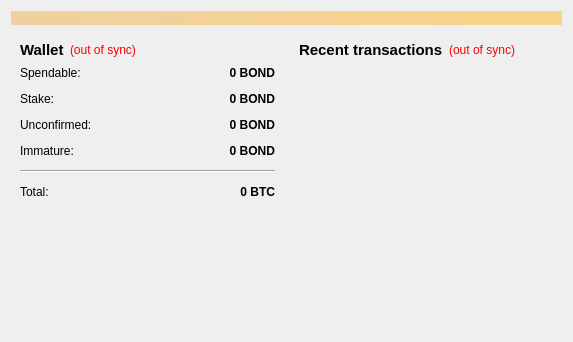
<?xml version="1.0" encoding="UTF-8"?>
<ui version="4.0">
 <class>OverviewPage</class>
 <widget class="QWidget" name="OverviewPage">
  <property name="geometry">
   <rect>
    <x>0</x>
    <y>0</y>
    <width>573</width>
    <height>342</height>
   </rect>
  </property>
  <property name="windowTitle">
   <string>Form</string>
  </property>
  <layout class="QVBoxLayout" name="topLayout">
   <item>
    <widget class="QLabel" name="labelAlerts">
     <property name="visible">
      <bool>false</bool>
     </property>
     <property name="styleSheet">
      <string notr="true">background-color: qlineargradient(x1: 0, y1: 0, x2: 1, y2: 0, stop:0 #F0D0A0, stop:1 #F8D488);  color:#000000
</string>
     </property>
     <property name="wordWrap">
      <bool>true</bool>
     </property>
     <property name="margin">
      <number>3</number>
     </property>
    </widget>
   </item>
   <item>
    <layout class="QHBoxLayout" name="horizontalLayout" stretch="1,1">
     <item>
      <layout class="QVBoxLayout" name="verticalLayout_2">
       <item>
        <widget class="QWidget" name="widget" native="true">
         <layout class="QVBoxLayout" name="verticalLayout_4">
          <item>
           <layout class="QHBoxLayout" name="horizontalLayout_4">
            <item>
             <widget class="QLabel" name="label_5">
              <property name="font">
               <font>
                <pointsize>11</pointsize>
                <weight>75</weight>
                <bold>true</bold>
               </font>
              </property>
              <property name="text">
               <string>Wallet</string>
              </property>
             </widget>
            </item>
            <item>
             <widget class="QLabel" name="labelWalletStatus">
              <property name="toolTip">
               <string>The displayed information may be out of date. Your wallet automatically synchronizes with the Bond network after a connection is established, but this process has not completed yet.</string>
              </property>
              <property name="styleSheet">
               <string notr="true">QLabel { color: red; }</string>
              </property>
              <property name="text">
               <string notr="true">(out of sync)</string>
              </property>
              <property name="alignment">
               <set>Qt::AlignLeading|Qt::AlignLeft|Qt::AlignVCenter</set>
              </property>
             </widget>
            </item>
            <item>
             <spacer name="horizontalSpacer_2">
              <property name="orientation">
               <enum>Qt::Horizontal</enum>
              </property>
              <property name="sizeHint" stdset="0">
               <size>
                <width>40</width>
                <height>20</height>
               </size>
              </property>
             </spacer>
            </item>
           </layout>
          </item>
          <item>
           <layout class="QFormLayout" name="formLayout_2">
            <property name="fieldGrowthPolicy">
             <enum>QFormLayout::AllNonFixedFieldsGrow</enum>
            </property>
            <property name="horizontalSpacing">
             <number>12</number>
            </property>
            <property name="verticalSpacing">
             <number>12</number>
            </property>
            <item row="0" column="0">
             <widget class="QLabel" name="label">
              <property name="text">
               <string>Spendable:</string>
              </property>
             </widget>
            </item>
            <item row="0" column="1">
             <widget class="QLabel" name="labelBalance">
              <property name="font">
               <font>
                <weight>75</weight>
                <bold>true</bold>
               </font>
              </property>
              <property name="cursor">
               <cursorShape>IBeamCursor</cursorShape>
              </property>
              <property name="toolTip">
               <string>Your current spendable balance</string>
              </property>
              <property name="text">
               <string notr="true">0 BOND</string>
              </property>
              <property name="alignment">
               <set>Qt::AlignRight|Qt::AlignTrailing|Qt::AlignVCenter</set>
              </property>
              <property name="textInteractionFlags">
               <set>Qt::LinksAccessibleByMouse|Qt::TextSelectableByKeyboard|Qt::TextSelectableByMouse</set>
              </property>
             </widget>
            </item>
            <item row="1" column="0">
             <widget class="QLabel" name="label_6">
              <property name="text">
               <string>Stake:</string>
              </property>
             </widget>
            </item>
            <item row="1" column="1">
             <widget class="QLabel" name="labelStake">
              <property name="font">
               <font>
                <weight>75</weight>
                <bold>true</bold>
               </font>
              </property>
              <property name="cursor">
               <cursorShape>IBeamCursor</cursorShape>
              </property>
              <property name="toolTip">
               <string>Total of coins that was staked, and do not yet count toward the current balance</string>
              </property>
              <property name="text">
               <string notr="true">0 BOND</string>
              </property>
              <property name="alignment">
               <set>Qt::AlignRight|Qt::AlignTrailing|Qt::AlignVCenter</set>
              </property>
              <property name="textInteractionFlags">
               <set>Qt::LinksAccessibleByMouse|Qt::TextSelectableByKeyboard|Qt::TextSelectableByMouse</set>
              </property>
             </widget>
            </item>
            <item row="2" column="0">
             <widget class="QLabel" name="label_3">
              <property name="text">
               <string>Unconfirmed:</string>
              </property>
             </widget>
            </item>
            <item row="2" column="1">
             <widget class="QLabel" name="labelUnconfirmed">
              <property name="font">
               <font>
                <weight>75</weight>
                <bold>true</bold>
               </font>
              </property>
              <property name="cursor">
               <cursorShape>IBeamCursor</cursorShape>
              </property>
              <property name="toolTip">
               <string>Total of transactions that have yet to be confirmed, and do not yet count toward the current balance</string>
              </property>
              <property name="text">
               <string notr="true">0 BOND</string>
              </property>
              <property name="alignment">
               <set>Qt::AlignRight|Qt::AlignTrailing|Qt::AlignVCenter</set>
              </property>
              <property name="textInteractionFlags">
               <set>Qt::LinksAccessibleByMouse|Qt::TextSelectableByKeyboard|Qt::TextSelectableByMouse</set>
              </property>
             </widget>
            </item>
            <item row="3" column="0">
             <widget class="QLabel" name="labelImmatureText">
              <property name="text">
               <string>Immature:</string>
              </property>
             </widget>
            </item>
            <item row="3" column="1">
             <widget class="QLabel" name="labelImmature">
              <property name="font">
               <font>
                <weight>75</weight>
                <bold>true</bold>
               </font>
              </property>
              <property name="toolTip">
               <string>Mined balance that has not yet matured</string>
              </property>
              <property name="text">
               <string notr="true">0 BOND</string>
              </property>
              <property name="alignment">
               <set>Qt::AlignRight|Qt::AlignTrailing|Qt::AlignVCenter</set>
              </property>
              <property name="textInteractionFlags">
               <set>Qt::LinksAccessibleByMouse|Qt::TextSelectableByKeyboard|Qt::TextSelectableByMouse</set>
              </property>
             </widget>
            </item>
            <item row="4" column="0" colspan="2">
             <widget class="Line" name="line">
              <property name="orientation">
               <enum>Qt::Horizontal</enum>
              </property>
             </widget>
            </item>
            <item row="5" column="0">
             <widget class="QLabel" name="labelTotalText">
              <property name="text">
               <string>Total:</string>
              </property>
             </widget>
            </item>
            <item row="5" column="1">
             <widget class="QLabel" name="labelTotal">
              <property name="font">
               <font>
                <weight>75</weight>
                <bold>true</bold>
               </font>
              </property>
              <property name="cursor">
               <cursorShape>IBeamCursor</cursorShape>
              </property>
              <property name="toolTip">
               <string>Your current total balance</string>
              </property>
              <property name="text">
               <string notr="true">0 BTC</string>
              </property>
              <property name="alignment">
               <set>Qt::AlignRight|Qt::AlignTrailing|Qt::AlignVCenter</set>
              </property>
              <property name="textInteractionFlags">
               <set>Qt::LinksAccessibleByMouse|Qt::TextSelectableByKeyboard|Qt::TextSelectableByMouse</set>
              </property>
             </widget>
            </item>
           </layout>
          </item>
         </layout>
        </widget>
       </item>
       <item>
        <spacer name="verticalSpacer">
         <property name="orientation">
          <enum>Qt::Vertical</enum>
         </property>
         <property name="sizeHint" stdset="0">
          <size>
           <width>20</width>
           <height>40</height>
          </size>
         </property>
        </spacer>
       </item>
      </layout>
     </item>
     <item>
      <layout class="QVBoxLayout" name="verticalLayout_3">
       <item>
        <widget class="QWidget" name="widget_2" native="true">
         <layout class="QVBoxLayout" name="verticalLayout">
          <item>
           <layout class="QHBoxLayout" name="horizontalLayout_2">
            <item>
             <widget class="QLabel" name="label_4">
              <property name="font">
               <font>
                <pointsize>11</pointsize>
                <weight>75</weight>
                <bold>true</bold>
               </font>
              </property>
              <property name="text">
               <string>&lt;b&gt;Recent transactions&lt;/b&gt;</string>
              </property>
             </widget>
            </item>
            <item>
             <widget class="QLabel" name="labelTransactionsStatus">
              <property name="toolTip">
               <string>The displayed information may be out of date. Your wallet automatically synchronizes with the Bond network after a connection is established, but this process has not completed yet.</string>
              </property>
              <property name="styleSheet">
               <string notr="true">QLabel { color: red; }</string>
              </property>
              <property name="text">
               <string notr="true">(out of sync)</string>
              </property>
              <property name="alignment">
               <set>Qt::AlignRight|Qt::AlignTrailing|Qt::AlignVCenter</set>
              </property>
             </widget>
            </item>
            <item>
             <spacer name="horizontalSpacer">
              <property name="orientation">
               <enum>Qt::Horizontal</enum>
              </property>
              <property name="sizeHint" stdset="0">
               <size>
                <width>40</width>
                <height>20</height>
               </size>
              </property>
             </spacer>
            </item>
           </layout>
          </item>
          <item>
           <widget class="QListView" name="listTransactions">
            <property name="styleSheet">
             <string notr="true">QListView { background: transparent; }</string>
            </property>
            <property name="frameShape">
             <enum>QFrame::NoFrame</enum>
            </property>
            <property name="verticalScrollBarPolicy">
             <enum>Qt::ScrollBarAlwaysOff</enum>
            </property>
            <property name="horizontalScrollBarPolicy">
             <enum>Qt::ScrollBarAlwaysOff</enum>
            </property>
            <property name="selectionMode">
             <enum>QAbstractItemView::NoSelection</enum>
            </property>
           </widget>
          </item>
         </layout>
        </widget>
       </item>
      </layout>
     </item>
    </layout>
   </item>
  </layout>
 </widget>
 <resources/>
 <connections/>
</ui>
